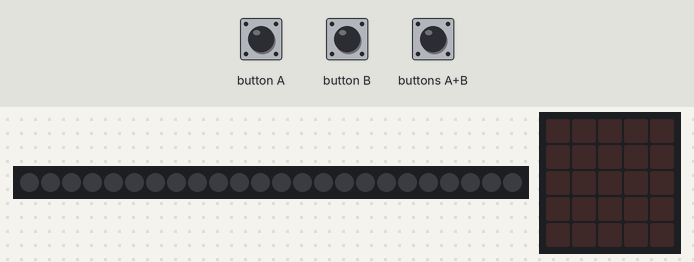
Recording of a program running on a simulated BBC micro:bit (MakeCode). Shown: 24 RGB LEDs in strip order, left to right, the board's 5×5 LED display. The test bench sets the inputs (shaded band). Dim RGB values are drawn brighter than linear.

Above: at 1.2 s.
1.3 s: buttons A+B pressed for 1 s
At 2.7 s:
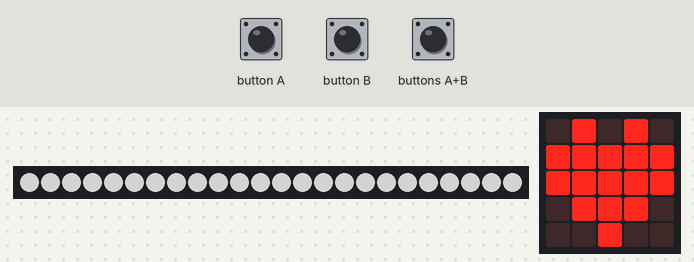
3.8 s: button A pressed for 0.15 s
At 4.5 s:
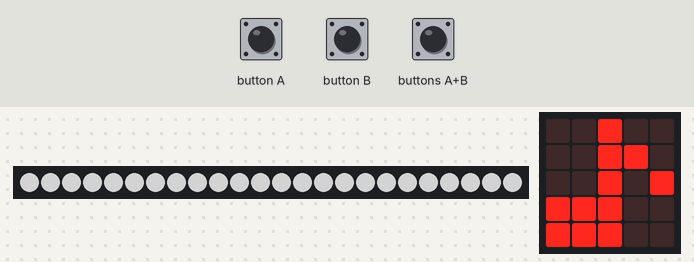
5.4 s: button B pressed for 0.15 s
At 6.7 s:
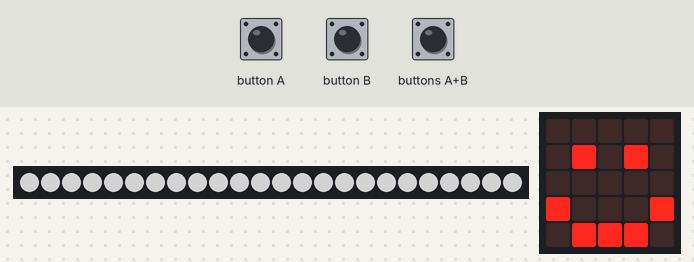
7.0 s: buttons A+B pressed for 3.2 s
At 7.7 s:
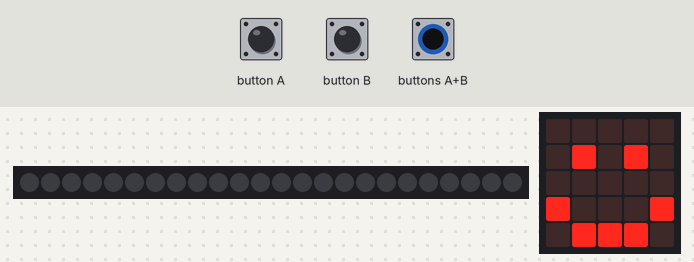
11.7 s: buttons A+B pressed for 1 s
At 13.0 s:
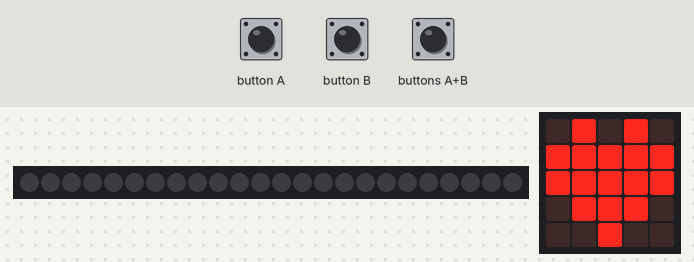
14.2 s: button A pressed for 0.15 s
At 14.9 s:
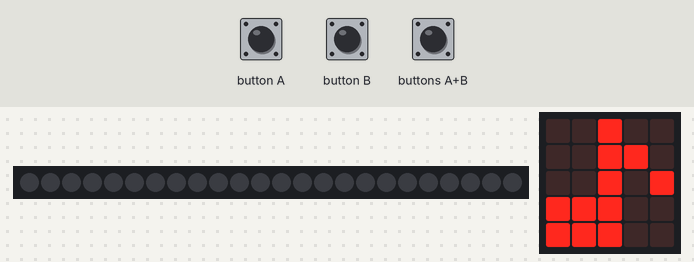
Timing chart, 0 to 16.8 s (numbered marks = the images above; inputs shaded):
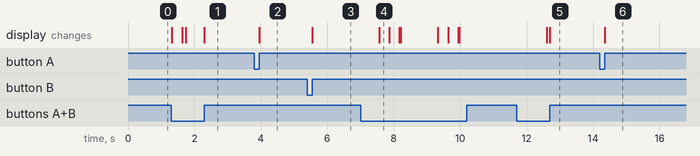

Measured:
- after the input at 3.8 s, the display: changes after 0.15 s (image 2)
- after the input at 5.4 s, the display: changes after 0.15 s (image 3)
- after the input at 14.2 s, the display: changes after 0.15 s (image 6)

The program:

main.ts
```typescript
input.onButtonPressed(Button.A, function () {
    basic.showIcon(IconNames.EighthNote)
})
input.onButtonPressed(Button.AB, function () {
    basic.showIcon(IconNames.Heart)
})
input.onButtonPressed(Button.B, function () {
    basic.showIcon(IconNames.Happy)
})
let lumi = 0
let sat = 0
let hue = 0
let strip = neopixel.create(DigitalPin.P1, 24, NeoPixelMode.RGB)
strip.showRainbow(1, 360)
basic.forever(function () {
    strip.showColor(neopixel.hsl(hue, sat, lumi))
    strip.show()
})
basic.forever(function () {
    if (input.buttonIsPressed(Button.A) && !(input.buttonIsPressed(Button.B))) {
        hue += 5
        if (hue >= 360) {
            hue = -50
        }
    }
})
basic.forever(function () {
    if (input.buttonIsPressed(Button.B) && !(input.buttonIsPressed(Button.A))) {
        sat += 5
        if (sat >= 360) {
            sat = -50
        }
    }
})
basic.forever(function () {
    if (input.buttonIsPressed(Button.AB)) {
        lumi += 5
        if (lumi >= 360) {
            lumi = -50
        }
    }
})
```

test.ts
```typescript
// 테스트는 여기로 이동합니다; 이 패키지가 확장으로 사용될 때 컴파일되지 않을 것 입니다.
```
